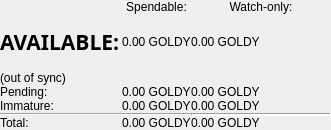
        <widget class="QFrame" name="frame">
         <property name="maximumSize">
          <size>
           <width>365</width>
           <height>16777215</height>
          </size>
         </property>
         <property name="frameShape">
          <enum>QFrame::NoFrame</enum>
         </property>
         <property name="frameShadow">
          <enum>QFrame::Plain</enum>
         </property>
         <property name="lineWidth">
          <number>0</number>
         </property>
         <layout class="QVBoxLayout" name="verticalLayout_4">
          <property name="spacing">
           <number>0</number>
          </property>
          <property name="leftMargin">
           <number>0</number>
          </property>
          <property name="topMargin">
           <number>0</number>
          </property>
          <property name="rightMargin">
           <number>0</number>
          </property>
          <property name="bottomMargin">
           <number>0</number>
          </property>
          <item>
           <layout class="QGridLayout" name="gridLayout" rowstretch="0,0,0,0,0,0,0,0,0,0">
            <property name="spacing">
             <number>0</number>
            </property>
            <item row="7" column="0">
             <widget class="QLabel" name="labelImmatureText">
              <property name="text">
               <string>Immature:</string>
              </property>
              <property name="indent">
               <number>0</number>
              </property>
             </widget>
            </item>
            <item row="5" column="0">
             <widget class="QLabel" name="labelWalletStatus">
              <property name="cursor">
               <cursorShape>WhatsThisCursor</cursorShape>
              </property>
              <property name="toolTip">
               <string>The displayed information may be out of date. Your wallet automatically synchronizes with the GOLDY COIN network after a connection is established, but this process has not completed yet.</string>
              </property>
              <property name="text">
               <string notr="true">(out of sync)</string>
              </property>
              <property name="alignment">
               <set>Qt::AlignLeading|Qt::AlignLeft|Qt::AlignVCenter</set>
              </property>
              <property name="indent">
               <number>0</number>
              </property>
             </widget>
            </item>
            <item row="6" column="0">
             <widget class="QLabel" name="labelPendingText">
              <property name="text">
               <string>Pending:</string>
              </property>
              <property name="indent">
               <number>0</number>
              </property>
             </widget>
            </item>
            <item row="7" column="2">
             <widget class="QLabel" name="labelWatchImmature">
              <property name="font">
               <font>
                <weight>50</weight>
                <bold>false</bold>
               </font>
              </property>
              <property name="cursor">
               <cursorShape>IBeamCursor</cursorShape>
              </property>
              <property name="toolTip">
               <string>Staked or masternode rewards in watch-only addresses that has not yet matured</string>
              </property>
              <property name="text">
               <string notr="true">0.00 GOLDY</string>
              </property>
              <property name="alignment">
               <set>Qt::AlignLeading|Qt::AlignLeft|Qt::AlignVCenter</set>
              </property>
              <property name="textInteractionFlags">
               <set>Qt::LinksAccessibleByMouse|Qt::TextSelectableByKeyboard|Qt::TextSelectableByMouse</set>
              </property>
             </widget>
            </item>
            <item row="5" column="1">
             <widget class="QLabel" name="labelWalletStatusSpacer1">
              <property name="text">
               <string/>
              </property>
             </widget>
            </item>
            <item row="6" column="2">
             <widget class="QLabel" name="labelWatchPending">
              <property name="font">
               <font>
                <weight>50</weight>
                <bold>false</bold>
               </font>
              </property>
              <property name="cursor">
               <cursorShape>IBeamCursor</cursorShape>
              </property>
              <property name="toolTip">
               <string>Unconfirmed transactions to watch-only addresses</string>
              </property>
              <property name="text">
               <string notr="true">0.00 GOLDY</string>
              </property>
              <property name="alignment">
               <set>Qt::AlignLeading|Qt::AlignLeft|Qt::AlignVCenter</set>
              </property>
              <property name="textInteractionFlags">
               <set>Qt::LinksAccessibleByMouse|Qt::TextSelectableByKeyboard|Qt::TextSelectableByMouse</set>
              </property>
             </widget>
            </item>
            <item row="0" column="2">
             <widget class="QLabel" name="labelWatchonly">
              <property name="text">
               <string>Watch-only:</string>
              </property>
              <property name="alignment">
               <set>Qt::AlignCenter</set>
              </property>
             </widget>
            </item>
            <item row="9" column="1">
             <widget class="QLabel" name="labelTotal">
              <property name="font">
               <font>
                <weight>50</weight>
                <bold>false</bold>
               </font>
              </property>
              <property name="cursor">
               <cursorShape>IBeamCursor</cursorShape>
              </property>
              <property name="toolTip">
               <string>Your current total balance</string>
              </property>
              <property name="text">
               <string notr="true">0.00 GOLDY</string>
              </property>
              <property name="alignment">
               <set>Qt::AlignLeading|Qt::AlignLeft|Qt::AlignVCenter</set>
              </property>
              <property name="textInteractionFlags">
               <set>Qt::LinksAccessibleByMouse|Qt::TextSelectableByKeyboard|Qt::TextSelectableByMouse</set>
              </property>
             </widget>
            </item>
            <item row="2" column="1">
             <widget class="QLabel" name="labelBalance">
              <property name="font">
               <font>
                <weight>50</weight>
                <bold>false</bold>
               </font>
              </property>
              <property name="cursor">
               <cursorShape>IBeamCursor</cursorShape>
              </property>
              <property name="toolTip">
               <string>Your current spendable balance</string>
              </property>
              <property name="text">
               <string notr="true">0.00 GOLDY</string>
              </property>
              <property name="alignment">
               <set>Qt::AlignLeading|Qt::AlignLeft|Qt::AlignVCenter</set>
              </property>
              <property name="textInteractionFlags">
               <set>Qt::LinksAccessibleByMouse|Qt::TextSelectableByKeyboard|Qt::TextSelectableByMouse</set>
              </property>
             </widget>
            </item>
            <item row="8" column="2">
             <widget class="Line" name="lineWatchBalance">
              <property name="sizePolicy">
               <sizepolicy hsizetype="Preferred" vsizetype="Fixed">
                <horstretch>0</horstretch>
                <verstretch>0</verstretch>
               </sizepolicy>
              </property>
              <property name="minimumSize">
               <size>
                <width>140</width>
                <height>0</height>
               </size>
              </property>
              <property name="baseSize">
               <size>
                <width>27</width>
                <height>2</height>
               </size>
              </property>
              <property name="lineWidth">
               <number>2</number>
              </property>
              <property name="orientation">
               <enum>Qt::Horizontal</enum>
              </property>
             </widget>
            </item>
            <item row="0" column="1">
             <widget class="QLabel" name="labelSpendable">
              <property name="text">
               <string>Spendable:</string>
              </property>
              <property name="alignment">
               <set>Qt::AlignCenter</set>
              </property>
             </widget>
            </item>
            <item row="7" column="1">
             <widget class="QLabel" name="labelImmature">
              <property name="font">
               <font>
                <weight>50</weight>
                <bold>false</bold>
               </font>
              </property>
              <property name="cursor">
               <cursorShape>IBeamCursor</cursorShape>
              </property>
              <property name="toolTip">
               <string>Staked or masternode rewards that has not yet matured</string>
              </property>
              <property name="text">
               <string notr="true">0.00 GOLDY</string>
              </property>
              <property name="alignment">
               <set>Qt::AlignLeading|Qt::AlignLeft|Qt::AlignVCenter</set>
              </property>
              <property name="textInteractionFlags">
               <set>Qt::LinksAccessibleByMouse|Qt::TextSelectableByKeyboard|Qt::TextSelectableByMouse</set>
              </property>
             </widget>
            </item>
            <item row="2" column="2">
             <widget class="QLabel" name="labelWatchAvailable">
              <property name="font">
               <font>
                <weight>50</weight>
                <bold>false</bold>
               </font>
              </property>
              <property name="cursor">
               <cursorShape>IBeamCursor</cursorShape>
              </property>
              <property name="toolTip">
               <string>Your current balance in watch-only addresses</string>
              </property>
              <property name="text">
               <string notr="true">0.00 GOLDY</string>
              </property>
              <property name="alignment">
               <set>Qt::AlignLeading|Qt::AlignLeft|Qt::AlignVCenter</set>
              </property>
              <property name="textInteractionFlags">
               <set>Qt::LinksAccessibleByMouse|Qt::TextSelectableByKeyboard|Qt::TextSelectableByMouse</set>
              </property>
             </widget>
            </item>
            <item row="8" column="0" colspan="2">
             <widget class="Line" name="lineSpendableBalance">
              <property name="orientation">
               <enum>Qt::Horizontal</enum>
              </property>
             </widget>
            </item>
            <item row="2" column="0">
             <layout class="QVBoxLayout" name="verticalLayout_5">
              <property name="spacing">
               <number>0</number>
              </property>
              <property name="sizeConstraint">
               <enum>QLayout::SetNoConstraint</enum>
              </property>
              <item>
               <widget class="QLabel" name="labelBalanceText">
                <property name="enabled">
                 <bool>true</bool>
                </property>
                <property name="minimumSize">
                 <size>
                  <width>122</width>
                  <height>55</height>
                 </size>
                </property>
                <property name="font">
                 <font>
                  <family>Volte</family>
                  <pointsize>16</pointsize>
                  <weight>75</weight>
                  <bold>true</bold>
                 </font>
                </property>
                <property name="lineWidth">
                 <number>0</number>
                </property>
                <property name="text">
                 <string>AVAILABLE:</string>
                </property>
                <property name="indent">
                 <number>0</number>
                </property>
               </widget>
              </item>
              <item>
               <widget class="QLabel" name="lineBalances">
                <property name="minimumSize">
                 <size>
                  <width>27</width>
                  <height>2</height>
                 </size>
                </property>
                <property name="maximumSize">
                 <size>
                  <width>27</width>
                  <height>2</height>
                 </size>
                </property>
                <property name="font">
                 <font>
                  <pointsize>1</pointsize>
                 </font>
                </property>
                <property name="text">
                 <string/>
                </property>
               </widget>
              </item>
             </layout>
            </item>
            <item row="6" column="1">
             <widget class="QLabel" name="labelUnconfirmed">
              <property name="font">
               <font>
                <weight>50</weight>
                <bold>false</bold>
               </font>
              </property>
              <property name="cursor">
               <cursorShape>IBeamCursor</cursorShape>
              </property>
              <property name="toolTip">
               <string>Total of transactions that have yet to be confirmed, and do not yet count toward the spendable balance</string>
              </property>
              <property name="text">
               <string notr="true">0.00 GOLDY</string>
              </property>
              <property name="alignment">
               <set>Qt::AlignLeading|Qt::AlignLeft|Qt::AlignVCenter</set>
              </property>
              <property name="textInteractionFlags">
               <set>Qt::LinksAccessibleByMouse|Qt::TextSelectableByKeyboard|Qt::TextSelectableByMouse</set>
              </property>
             </widget>
            </item>
            <item row="9" column="2">
             <widget class="QLabel" name="labelWatchTotal">
              <property name="font">
               <font>
                <weight>50</weight>
                <bold>false</bold>
               </font>
              </property>
              <property name="cursor">
               <cursorShape>IBeamCursor</cursorShape>
              </property>
              <property name="toolTip">
               <string>Current total balance in watch-only addresses</string>
              </property>
              <property name="text">
               <string notr="true">0.00 GOLDY</string>
              </property>
              <property name="alignment">
               <set>Qt::AlignLeading|Qt::AlignLeft|Qt::AlignVCenter</set>
              </property>
              <property name="textInteractionFlags">
               <set>Qt::LinksAccessibleByMouse|Qt::TextSelectableByKeyboard|Qt::TextSelectableByMouse</set>
              </property>
             </widget>
            </item>
            <item row="9" column="0">
             <widget class="QLabel" name="labelTotalText">
              <property name="text">
               <string>Total:</string>
              </property>
              <property name="indent">
               <number>0</number>
              </property>
             </widget>
            </item>
            <item row="5" column="2">
             <widget class="QLabel" name="labelWalletStatusSpacer2">
              <property name="text">
               <string/>
              </property>
             </widget>
            </item>
           </layout>
          </item>
         </layout>
        </widget>
